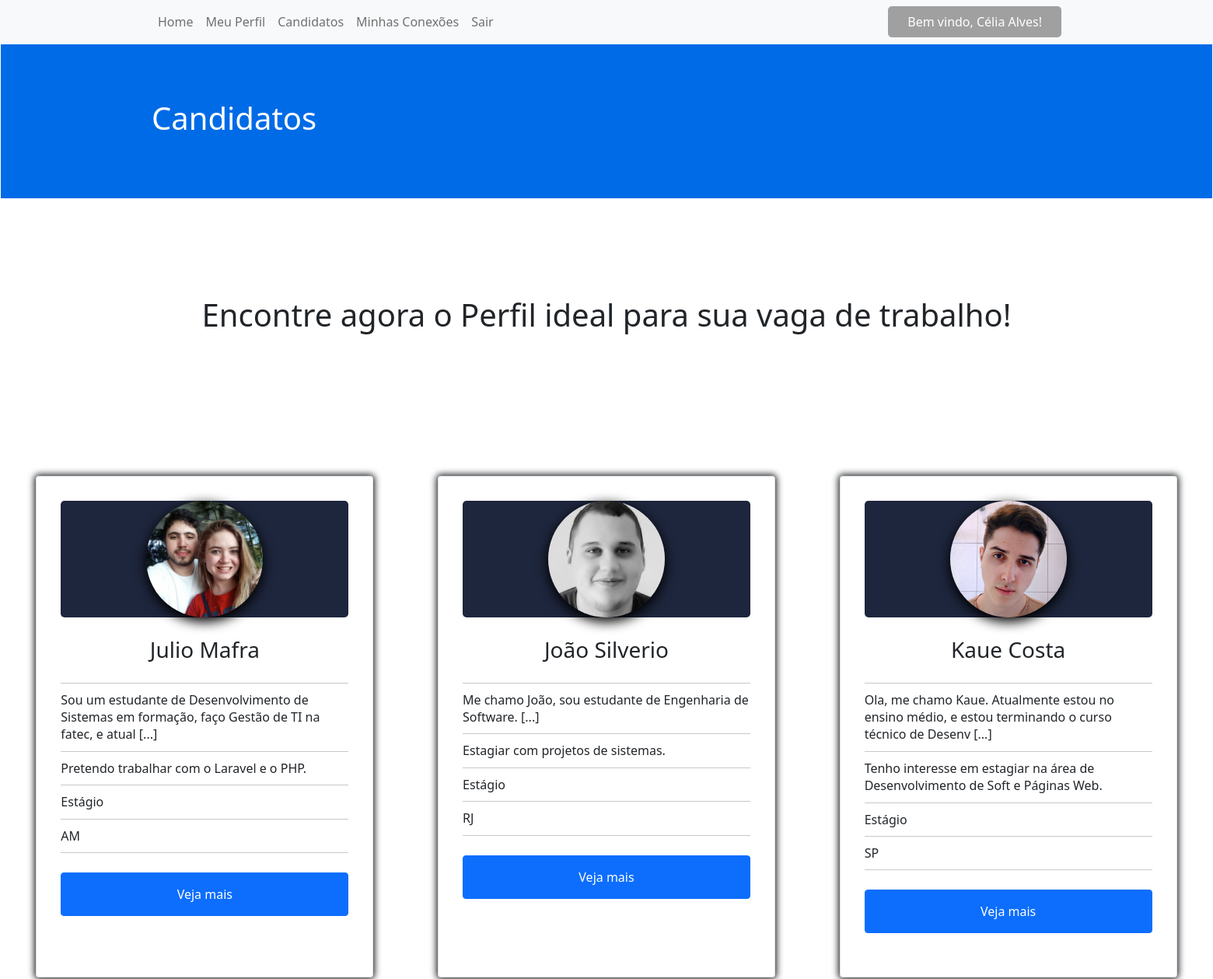
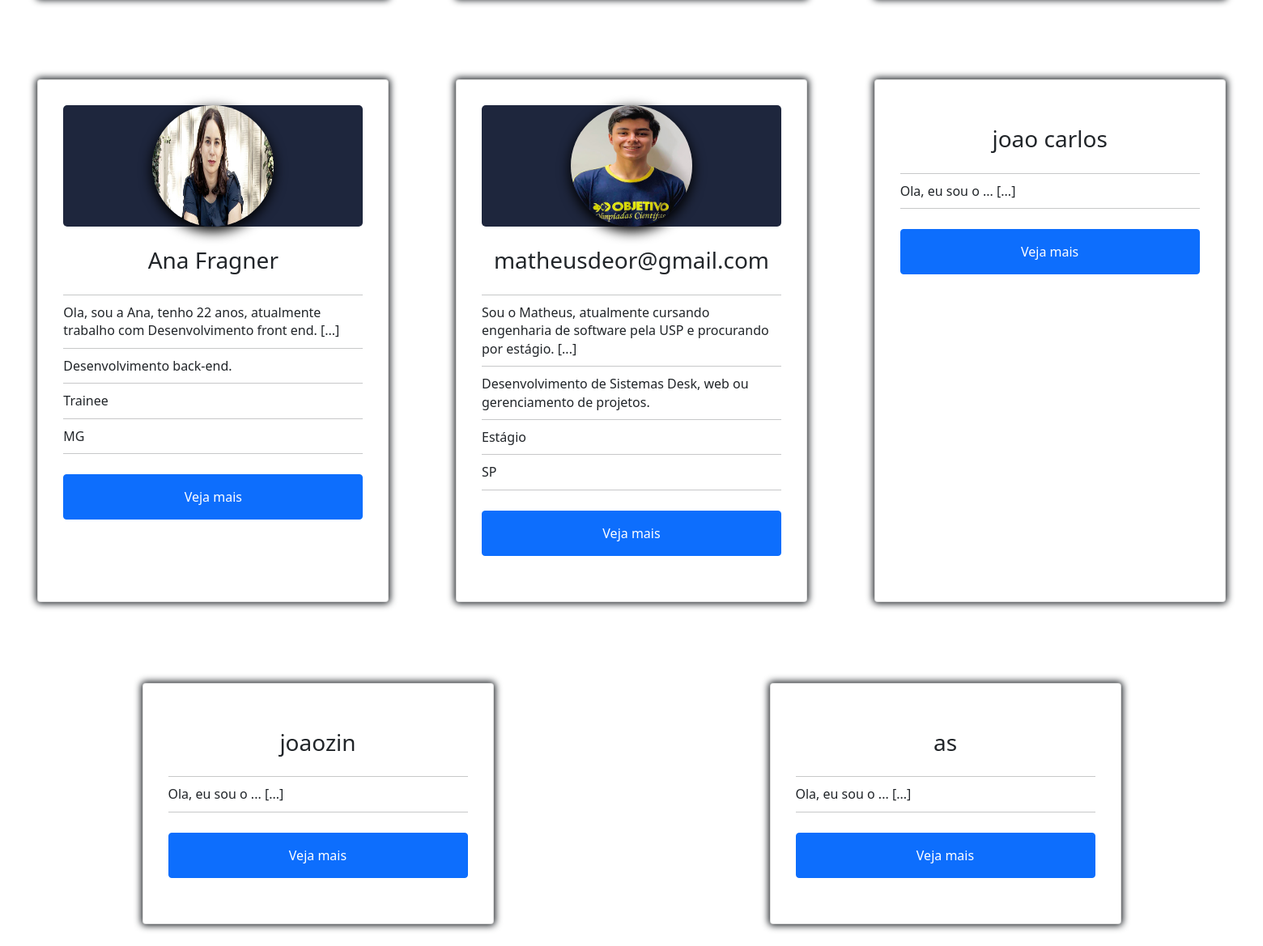
Screenshot of /rh-views/rh-candidatos.php (signed in) with the database file from the repository (2 pictures, top to bottom).
### tables this page shows
CREATE TABLE IF NOT EXISTS `users_rh` (
  `id_users_rh` int(11) NOT NULL AUTO_INCREMENT,
  `email` varchar(255) NOT NULL,
  `name` varchar(255) NOT NULL,
  `password` varchar(255) NOT NULL,
  `type_user` varchar(125) NOT NULL,
  PRIMARY KEY (`id_users_rh`)
);

CREATE TABLE IF NOT EXISTS `users` (
  `id_users` int(11) NOT NULL AUTO_INCREMENT,
  `email` varchar(255) NOT NULL,
  `name` varchar(255) NOT NULL,
  `password` varchar(255) NOT NULL,
  `type_user` varchar(125) NOT NULL,
  `profile_fk` int(11) NOT NULL,
  PRIMARY KEY (`id_users`),
  KEY `informations_fk` (`profile_fk`)
);

CREATE TABLE IF NOT EXISTS `profile` (
  `id_profile` int(11) NOT NULL AUTO_INCREMENT,
  `photo` varchar(255) DEFAULT NULL,
  `descricao_perfil` text,
  `descricao_interesse` text,
  `descricao_faculdade` text,
  `type_job` varchar(150) DEFAULT NULL,
  `time_job` varchar(150) DEFAULT NULL,
  `estate` varchar(255) DEFAULT NULL,
  `city` varchar(255) DEFAULT NULL,
  `tel_number` varchar(255) DEFAULT NULL,
  PRIMARY KEY (`id_profile`)
);

### rh-views/verify_recrutadores/verify_recrutadores.php (called while the page is built, shortened)
<?php
if (empty($_SESSION['email']) && empty($_SESSION['email'])) {
header('location:../index.php');
} else {
$email = $_SESSION['email'];
$query_select_user_rh = "SELECT name, type_user FROM users_rh WHERE email = '$email'";
$querySelectUserRh = $conn->query($query_select_user_rh);
if (mysqli_num_rows($querySelectUserRh) > 0) {
    while ($userRh = $querySelectUserRh->fetch_array()) {
        $userName = $userRh['name'];
    }
}
}
?>

### rh-views/select-db/select_candidatos.php (called while the page is built, shortened)
<?php
$query_select_candidatos = "SELECT id_profile, photo, name, descricao_perfil, descricao_interesse,type_job,estate
FROM users, profile
WHERE id_profile = profile_fk";
$querySelectCandidatos = $conn->query($query_select_candidatos);

### rh-views/rh-candidatos.php (the view, shortened to what this page needs)
<?php
include '../db/connection-db.php';
include 'verify_recrutadores/verify_recrutadores.php';
include 'select-db/select_candidatos.php';
?>
<!DOCTYPE html>
<html lang="pt-br">
<head>
    <link rel="stylesheet" href="../assets/style.css">
    <link href="https://cdn.jsdelivr.net/npm/bootstrap@5.0.2/dist/css/bootstrap.min.css" rel="stylesheet">
</head>
<body>
    <div class="hold-welcome-user">
        <nav class="navbar navbar-expand-lg navbar-light bg-light">
            <div class="container-nav-bar">
                <div class="collapse navbar-collapse" id="navbarNav">
                    <ul class="navbar-nav">
                    <li class="nav-item">
                            <a class="nav-link" href="recrutadores.php">Home</a>
                        </li>
                        <li class="nav-item">
                            <a class="nav-link" href="#">Meu Perfil</a>
                        </li>
                        <li class="nav-item">
                            <a class="nav-link" href="rh-candidatos.php">Candidatos</a>
                        </li>
                        <li class="nav-item">
                            <a class="nav-link" href="solicitacoes-de-amizade.php">Minhas Conexões</a>
                        </li>
                        <li class="nav-item">
                            <a class="nav-link" href="../db/logout.php">Sair</a>
                        </li>
                    </ul>
                </div>
                <div class="paragrafo-welcome">
                    <p>Bem vindo, <?php echo $userName  ?>!</p>
                </div>
            </div>
        </nav>
    </div>
    <div class="container-name-page">
        <div class="name-page">
            <h1>Candidatos</h1>
        </div>
    </div>
    <div class="container-contents">
        <h1 class="title-rh">Encontre agora o Perfil ideal para sua vaga de trabalho!</h1>
    </div>
    <div class="container-contents container-cards">
        <?php
        while ($candidato = $querySelectCandidatos->fetch_array()) {
            $id_profile = $candidato['id_profile'];
            $photo = $candidato['photo'];
            $nameCandidato = $candidato['name'];
            $descricaoPerfil = (substr($candidato['descricao_perfil'], 0, 100));
            $descricaoInteresse = $candidato['descricao_interesse'];
            $typeJob = $candidato['type_job'];
            $estate = $candidato['estate'];
            echo
            '
        <div class="card card-img-candidatos">' .
                '<div class="card-body">
                <form action="rh-candidato.php" method="post">
                <input hidden="true" name="id_profile" value="' . $id_profile . '">';
            if (!(empty($photo))) {
                echo '  <div class="block-img-candidatos"><div><img src="../candidatos-views/insert-db/images/' . $photo . '"></div></div>';
            }
            if (!(empty($nameCandidato))) {
                echo '<h3 class="card-title">' . $nameCandidato . '</h3><hr>';
            }
            if (!(empty($descricaoPerfil))) {
                echo '
                <p class="card-text">' . $descricaoPerfil . ' [...]</p><hr>';
            }
            if (!(empty($descricaoInteresse))) {
                echo '  <p class="card-text">' . $descricaoInteresse . '</p><hr>';
            }
            if (!(empty($typeJob))) {
                echo '  <p class="card-text">' . $typeJob . '</p><hr>';
            }
            if (!(empty($estate))) {
                echo ' <p class="card-text">' . $estate . '</p></ul><hr>';
            }
            echo '<div class="btn-card"><button type="submit" class="btn btn-primary">Veja mais</button></form></div>
            </div>
    </div>';
        }
        ?>
</body>
</html>

### assets/style.css (style rules this page uses)
* { padding: 0; margin: 0; }
p { margin-bottom: 0 !important; }
.container-contents { width: 1170px; max-width: 1170px; margin: 125px auto; display: flex; flex-direction: column; }
.container-nav-bar { width: 1170px; max-width: 1170px; margin: 0 auto; display: flex; }
.paragrafo-welcome { display: flex; align-items: center; justify-content: center; background-color: rgb(160, 160, 160); border-radius: 5px; color: rgb(255, 255, 255); padding: 5px 25px; }
.container-name-page { border: solid 1px; height: 200px; background-color: rgb(0, 107, 230); color: #fff; }
.name-page { display: flex; width: 1170px; max-width: 1170px; height: 100%; align-items: center; justify-content: flex-start; margin: 0 auto; }
.container-contents .title-rh { text-align: center; }
.container-cards { display: flex; flex-direction: row; flex-wrap: wrap; width: 1550px; max-width: 1550px; justify-content: flex-start; }
.container-cards .btn-primary { width: 100%; padding: 15px; }
.card { margin: 50px auto; display: flex; padding: 15px; width: 28%; box-shadow: 0px 0px 8px 2px; }
.card-title, .btn-card { margin: 25px 0px !important; text-align: center; }
ol, ul { padding: 0 !important; }
.card-text { line-height: 1.4em; }
.card-img-candidatos img { width: 150px; height: 150px; display: flex; align-items: center; justify-content: center; border-radius: 100px; box-shadow: 0px 5px 15px 1px rgb(0, 0, 0); }
.block-img-candidatos { background-color: rgb(30, 38, 61); border-radius: 5px; display: flex; align-items: center; justify-content: center; }
.card-img-candidatos hr { margin: 10px 0; }

### rows the page displays
users_rh: name "Célia Alves"
users: profile.photo (picture), name "Julio Mafra", profile.descricao_perfil "Sou um estudante de Desenvolvimento de Sistemas em formação, faço Gestão de TI na fatec, e atual", profile.descricao_interesse "Pretendo trabalhar com o Laravel e o PHP.", profile.type_job "Estágio", profile.estate "AM"
users: profile.photo (picture), name "João Silverio", profile.descricao_perfil "Me chamo João, sou estudante de Engenharia de Software.", profile.descricao_interesse "Estagiar com projetos de sistemas.", profile.type_job "Estágio", profile.estate "RJ"
users: profile.photo (picture), name "Kaue Costa", profile.descricao_perfil "Ola, me chamo Kaue. Atualmente estou no ensino médio, e estou terminando o curso técnico de Desenv", profile.descricao_interesse "Tenho interesse em estagiar na área de Desenvolvimento de Soft e Páginas Web.", profile.type_job "Estágio", profile.estate "SP"
users: profile.photo (picture), name "Ana Fragner", profile.descricao_perfil "Ola, sou a Ana, tenho 22 anos, atualmente trabalho com Desenvolvimento front end.", profile.descricao_interesse "Desenvolvimento back-end.", profile.type_job "Trainee", profile.estate "MG"
users: profile.photo (picture), name "matheusdeor@gmail.com", profile.descricao_perfil "Sou o Matheus, atualmente cursando engenharia de software pela USP e procurando por estágio.", profile.descricao_interesse "Desenvolvimento de Sistemas Desk, web ou gerenciamento de projetos.", profile.type_job "Estágio", profile.estate "SP"
users: name "joao carlos", profile.descricao_perfil "Ola, eu sou o ..."
users: name "joaozin", profile.descricao_perfil "Ola, eu sou o ..."
users: name "as", profile.descricao_perfil "Ola, eu sou o ..."
